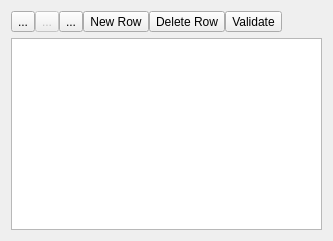
        <widget class="QWidget" name="tab">
         <attribute name="icon">
          <iconset resource="../dbm.qrc">
           <normaloff>:/images/actions/images/small/tabinst.png</normaloff>:/images/actions/images/small/tabinst.png</iconset>
         </attribute>
         <attribute name="title">
          <string>Startup values</string>
         </attribute>
         <layout class="QVBoxLayout" name="verticalLayout_8">
          <item>
           <layout class="QHBoxLayout" name="horizontalLayout_13">
            <property name="spacing">
             <number>0</number>
            </property>
            <item>
             <widget class="QToolButton" name="btnLoadStartupValues">
              <property name="maximumSize">
               <size>
                <width>32</width>
                <height>32</height>
               </size>
              </property>
              <property name="toolTip">
               <string>Load the startup values from a CSV file</string>
              </property>
              <property name="statusTip">
               <string>Load the startup values from a CSV file</string>
              </property>
              <property name="text">
               <string>...</string>
              </property>
              <property name="icon">
               <iconset resource="../dbm.qrc">
                <normaloff>:/images/actions/images/actions/fileopen.png</normaloff>:/images/actions/images/actions/fileopen.png</iconset>
              </property>
              <property name="iconSize">
               <size>
                <width>24</width>
                <height>24</height>
               </size>
              </property>
             </widget>
            </item>
            <item>
             <widget class="QToolButton" name="btnImportValues">
              <property name="enabled">
               <bool>false</bool>
              </property>
              <property name="maximumSize">
               <size>
                <width>32</width>
                <height>32</height>
               </size>
              </property>
              <property name="toolTip">
               <string>Import startup values</string>
              </property>
              <property name="statusTip">
               <string>Import startup values from an alread existing DB table</string>
              </property>
              <property name="text">
               <string>...</string>
              </property>
              <property name="icon">
               <iconset resource="../dbm.qrc">
                <normaloff>:/images/actions/images/big/bigfileimport.png</normaloff>:/images/actions/images/big/bigfileimport.png</iconset>
              </property>
              <property name="iconSize">
               <size>
                <width>24</width>
                <height>24</height>
               </size>
              </property>
             </widget>
            </item>
            <item>
             <widget class="QToolButton" name="btnSaveStartupValues">
              <property name="maximumSize">
               <size>
                <width>32</width>
                <height>32</height>
               </size>
              </property>
              <property name="toolTip">
               <string>Save startup values</string>
              </property>
              <property name="statusTip">
               <string>Save startup values to a CSV file</string>
              </property>
              <property name="text">
               <string>...</string>
              </property>
              <property name="icon">
               <iconset resource="../dbm.qrc">
                <normaloff>:/images/actions/images/actions/filesave.png</normaloff>:/images/actions/images/actions/filesave.png</iconset>
              </property>
              <property name="iconSize">
               <size>
                <width>24</width>
                <height>24</height>
               </size>
              </property>
             </widget>
            </item>
            <item>
             <widget class="QToolButton" name="btnAddNewDefaultRow">
              <property name="toolTip">
               <string>Add new row</string>
              </property>
              <property name="statusTip">
               <string>Add new row</string>
              </property>
              <property name="text">
               <string>New Row</string>
              </property>
              <property name="icon">
               <iconset resource="../dbm.qrc">
                <normaloff>:/images/actions/images/small/add.png</normaloff>:/images/actions/images/small/add.png</iconset>
              </property>
              <property name="toolButtonStyle">
               <enum>Qt::ToolButtonTextBesideIcon</enum>
              </property>
             </widget>
            </item>
            <item>
             <widget class="QToolButton" name="btnDeleteDefaultRow">
              <property name="toolTip">
               <string>Delete row</string>
              </property>
              <property name="statusTip">
               <string>Delete row</string>
              </property>
              <property name="text">
               <string>Delete Row</string>
              </property>
              <property name="icon">
               <iconset resource="../dbm.qrc">
                <normaloff>:/images/actions/images/small/remove.png</normaloff>:/images/actions/images/small/remove.png</iconset>
              </property>
              <property name="toolButtonStyle">
               <enum>Qt::ToolButtonTextBesideIcon</enum>
              </property>
             </widget>
            </item>
            <item>
             <widget class="QToolButton" name="btnUpdateTableWithDefaultValues">
              <property name="toolTip">
               <string>Validate values and update table</string>
              </property>
              <property name="statusTip">
               <string>Validate values and update table</string>
              </property>
              <property name="text">
               <string>Validate</string>
              </property>
              <property name="icon">
               <iconset resource="../dbm.qrc">
                <normaloff>:/images/actions/images/small/apply.png</normaloff>:/images/actions/images/small/apply.png</iconset>
              </property>
              <property name="toolButtonStyle">
               <enum>Qt::ToolButtonTextBesideIcon</enum>
              </property>
             </widget>
            </item>
            <item>
             <spacer name="horizontalSpacer_6">
              <property name="orientation">
               <enum>Qt::Horizontal</enum>
              </property>
              <property name="sizeHint" stdset="0">
               <size>
                <width>40</width>
                <height>20</height>
               </size>
              </property>
             </spacer>
            </item>
           </layout>
          </item>
          <item>
           <layout class="QHBoxLayout" name="horizontalLayout_2">
            <item>
             <widget class="QTableWidget" name="tableStartupValues"/>
            </item>
           </layout>
          </item>
         </layout>
        </widget>
